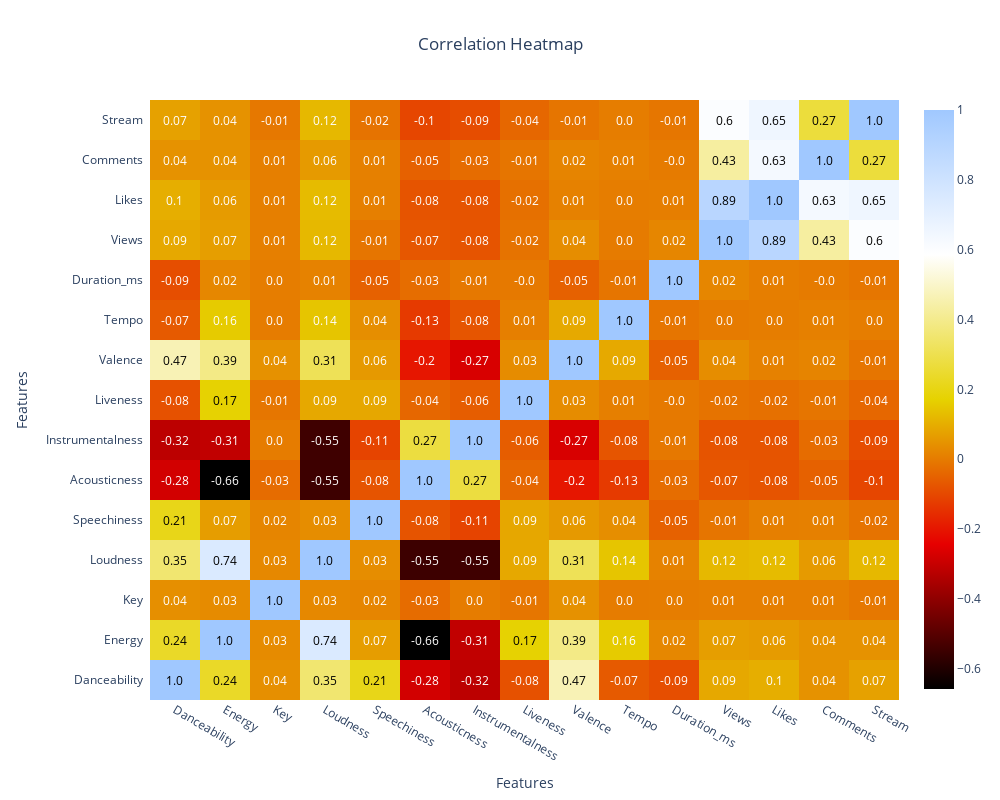

The cell this chart's notebook holds for it:
### Code cell
correlations = df[numeric_columns].corr()# mối quan hệ giữu các cột số

# Create a correlation heatmap with custom appearance
fig = ff.create_annotated_heatmap(
    z=correlations.values,
    x=numeric_columns,
    y=numeric_columns,
    annotation_text=correlations.round(2).values,
    colorscale='Blackbody',
    showscale=True,
    hoverinfo='z'
)

fig.update_xaxes(title_text='Features', side='bottom')
fig.update_yaxes(title_text='Features', side='left')

# Update layout 
fig.update_layout(
    title='Correlation Heatmap',
    title_x=0.5,
    width=1000,
    height=800,
    xaxis_showgrid=False,
    yaxis_showgrid=False,
    xaxis_zeroline=False,
    yaxis_zeroline=False,
    margin=dict(l=150, r=100, t=100, b=100)
)


# Display the heatmap using  the 
pyo.iplot(fig)

### Figure 1 — Plotly figure (JSON) as saved in the notebook; plotly's stock layout.template omitted (floating-point values rounded to 4 significant figures; data arrays with more than 128 entries replaced by an {"elided": "..."} marker saying what was removed)
{"data": [{"colorscale": [[0, "rgb(0,0,0)"], [0.25, "rgb(230,0,0)"], [0.5, "rgb(230,210,0)"], [0.75, "rgb(255,255,255)"], [1, "rgb(160,200,255)"]], "hoverinfo": "z", "reversescale": false, "showscale": true, "type": "heatmap", "x": ["Danceability", "Energy", "Key", "Loudness", "Speechiness", "Acousticness", "Instrumentalness", "Liveness", "Valence", "Tempo", "Duration_ms", "Views", "Likes", "Comments", "Stream"], "y": ["Danceability", "Energy", "Key", "Loudness", "Speechiness", "Acousticness", "Instrumentalness", "Liveness", "Valence", "Tempo", "Duration_ms", "Views", "Likes", "Comments", "Stream"], "z": {"elided": "15x15 float values"}}], "layout": {"annotations": [{"font": {"color": "#000000"}, "showarrow": false, "text": "1.0", "x": "Danceability", "xref": "x", "y": "Danceability", "yref": "y"}, {"font": {"color": "#000000"}, "showarrow": false, "text": "0.24", "x": "Energy", "xref": "x", "y": "Danceability", "yref": "y"}, {"font": {"color": "#FFFFFF"}, "showarrow": false, "text": "0.04", "x": "Key", "xref": "x", "y": "Danceability", "yref": "y"}, {"font": {"color": "#000000"}, "showarrow": false, "text": "0.35", "x": "Loudness", "xref": "x", "y": "Danceability", "yref": "y"}, {"font": {"color": "#000000"}, "showarrow": false, "text": "0.21", "x": "Speechiness", "xref": "x", "y": "Danceability", "yref": "y"}, {"font": {"color": "#FFFFFF"}, "showarrow": false, "text": "-0.28", "x": "Acousticness", "xref": "x", "y": "Danceability", "yref": "y"}, {"font": {"color": "#FFFFFF"}, "showarrow": false, "text": "-0.32", "x": "Instrumentalness", "xref": "x", "y": "Danceability", "yref": "y"}, {"font": {"color": "#FFFFFF"}, "showarrow": false, "text": "-0.08", "x": "Liveness", "xref": "x", "y": "Danceability", "yref": "y"}, {"font": {"color": "#000000"}, "showarrow": false, "text": "0.47", "x": "Valence", "xref": "x", "y": "Danceability", "yref": "y"}, {"font": {"color": "#FFFFFF"}, "showarrow": false, "text": "-0.07", "x": "Tempo", "xref": "x", "y": "Danceability", "yref": "y"}, {"font": {"color": "#FFFFFF"}, "showarrow": false, "text": "-0.09", "x": "Duration_ms", "xref": "x", "y": "Danceability", "yref": "y"}, {"font": {"color": "#FFFFFF"}, "showarrow": false, "text": "0.09", "x": "Views", "xref": "x", "y": "Danceability", "yref": "y"}, {"font": {"color": "#FFFFFF"}, "showarrow": false, "text": "0.1", "x": "Likes", "xref": "x", "y": "Danceability", "yref": "y"}, {"font": {"color": "#FFFFFF"}, "showarrow": false, "text": "0.04", "x": "Comments", "xref": "x", "y": "Danceability", "yref": "y"}, {"font": {"color": "#FFFFFF"}, "showarrow": false, "text": "0.07", "x": "Stream", "xref": "x", "y": "Danceability", "yref": "y"}, {"font": {"color": "#000000"}, "showarrow": false, "text": "0.24", "x": "Danceability", "xref": "x", "y": "Energy", "yref": "y"}, {"font": {"color": "#000000"}, "showarrow": false, "text": "1.0", "x": "Energy", "xref": "x", "y": "Energy", "yref": "y"}, {"font": {"color": "#FFFFFF"}, "showarrow": false, "text": "0.03", "x": "Key", "xref": "x", "y": "Energy", "yref": "y"}, {"font": {"color": "#000000"}, "showarrow": false, "text": "0.74", "x": "Loudness", "xref": "x", "y": "Energy", "yref": "y"}, {"font": {"color": "#FFFFFF"}, "showarrow": false, "text": "0.07", "x": "Speechiness", "xref": "x", "y": "Energy", "yref": "y"}, {"font": {"color": "#FFFFFF"}, "showarrow": false, "text": "-0.66", "x": "Acousticness", "xref": "x", "y": "Energy", "yref": "y"}, {"font": {"color": "#FFFFFF"}, "showarrow": false, "text": "-0.31", "x": "Instrumentalness", "xref": "x", "y": "Energy", "yref": "y"}, {"font": {"color": "#000000"}, "showarrow": false, "text": "0.17", "x": "Liveness", "xref": "x", "y": "Energy", "yref": "y"}, {"font": {"color": "#000000"}, "showarrow": false, "text": "0.39", "x": "Valence", "xref": "x", "y": "Energy", "yref": "y"}, {"font": {"color": "#FFFFFF"}, "showarrow": false, "text": "0.16", "x": "Tempo", "xref": "x", "y": "Energy", "yref": "y"}, {"font": {"color": "#FFFFFF"}, "showarrow": false, "text": "0.02", "x": "Duration_ms", "xref": "x", "y": "Energy", "yref": "y"}, {"font": {"color": "#FFFFFF"}, "showarrow": false, "text": "0.07", "x": "Views", "xref": "x", "y": "Energy", "yref": "y"}, {"font": {"color": "#FFFFFF"}, "showarrow": false, "text": "0.06", "x": "Likes", "xref": "x", "y": "Energy", "yref": "y"}, {"font": {"color": "#FFFFFF"}, "showarrow": false, "text": "0.04", "x": "Comments", "xref": "x", "y": "Energy", "yref": "y"}, {"font": {"color": "#FFFFFF"}, "showarrow": false, "text": "0.04", "x": "Stream", "xref": "x", "y": "Energy", "yref": "y"}, {"font": {"color": "#FFFFFF"}, "showarrow": false, "text": "0.04", "x": "Danceability", "xref": "x", "y": "Key", "yref": "y"}, {"font": {"color": "#FFFFFF"}, "showarrow": false, "text": "0.03", "x": "Energy", "xref": "x", "y": "Key", "yref": "y"}, {"font": {"color": "#000000"}, "showarrow": false, "text": "1.0", "x": "Key", "xref": "x", "y": "Key", "yref": "y"}, {"font": {"color": "#FFFFFF"}, "showarrow": false, "text": "0.03", "x": "Loudness", "xref": "x", "y": "Key", "yref": "y"}, {"font": {"color": "#FFFFFF"}, "showarrow": false, "text": "0.02", "x": "Speechiness", "xref": "x", "y": "Key", "yref": "y"}, {"font": {"color": "#FFFFFF"}, "showarrow": false, "text": "-0.03", "x": "Acousticness", "xref": "x", "y": "Key", "yref": "y"}, {"font": {"color": "#FFFFFF"}, "showarrow": false, "text": "0.0", "x": "Instrumentalness", "xref": "x", "y": "Key", "yref": "y"}, {"font": {"color": "#FFFFFF"}, "showarrow": false, "text": "-0.01", "x": "Liveness", "xref": "x", "y": "Key", "yref": "y"}, {"font": {"color": "#FFFFFF"}, "showarrow": false, "text": "0.04", "x": "Valence", "xref": "x", "y": "Key", "yref": "y"}, {"font": {"color": "#FFFFFF"}, "showarrow": false, "text": "0.0", "x": "Tempo", "xref": "x", "y": "Key", "yref": "y"}, {"font": {"color": "#FFFFFF"}, "showarrow": false, "text": "0.0", "x": "Duration_ms", "xref": "x", "y": "Key", "yref": "y"}, {"font": {"color": "#FFFFFF"}, "showarrow": false, "text": "0.01", "x": "Views", "xref": "x", "y": "Key", "yref": "y"}, {"font": {"color": "#FFFFFF"}, "showarrow": false, "text": "0.01", "x": "Likes", "xref": "x", "y": "Key", "yref": "y"}, {"font": {"color": "#FFFFFF"}, "showarrow": false, "text": "0.01", "x": "Comments", "xref": "x", "y": "Key", "yref": "y"}, {"font": {"color": "#FFFFFF"}, "showarrow": false, "text": "-0.01", "x": "Stream", "xref": "x", "y": "Key", "yref": "y"}, {"font": {"color": "#000000"}, "showarrow": false, "text": "0.35", "x": "Danceability", "xref": "x", "y": "Loudness", "yref": "y"}, {"font": {"color": "#000000"}, "showarrow": false, "text": "0.74", "x": "Energy", "xref": "x", "y": "Loudness", "yref": "y"}, {"font": {"color": "#FFFFFF"}, "showarrow": false, "text": "0.03", "x": "Key", "xref": "x", "y": "Loudness", "yref": "y"}, {"font": {"color": "#000000"}, "showarrow": false, "text": "1.0", "x": "Loudness", "xref": "x", "y": "Loudness", "yref": "y"}, {"font": {"color": "#FFFFFF"}, "showarrow": false, "text": "0.03", "x": "Speechiness", "xref": "x", "y": "Loudness", "yref": "y"}, {"font": {"color": "#FFFFFF"}, "showarrow": false, "text": "-0.55", "x": "Acousticness", "xref": "x", "y": "Loudness", "yref": "y"}, {"font": {"color": "#FFFFFF"}, "showarrow": false, "text": "-0.55", "x": "Instrumentalness", "xref": "x", "y": "Loudness", "yref": "y"}, {"font": {"color": "#FFFFFF"}, "showarrow": false, "text": "0.09", "x": "Liveness", "xref": "x", "y": "Loudness", "yref": "y"}, {"font": {"color": "#000000"}, "showarrow": false, "text": "0.31", "x": "Valence", "xref": "x", "y": "Loudness", "yref": "y"}, {"font": {"color": "#FFFFFF"}, "showarrow": false, "text": "0.14", "x": "Tempo", "xref": "x", "y": "Loudness", "yref": "y"}, {"font": {"color": "#FFFFFF"}, "showarrow": false, "text": "0.01", "x": "Duration_ms", "xref": "x", "y": "Loudness", "yref": "y"}, {"font": {"color": "#FFFFFF"}, "showarrow": false, "text": "0.12", "x": "Views", "xref": "x", "y": "Loudness", "yref": "y"}, {"font": {"color": "#FFFFFF"}, "showarrow": false, "text": "0.12", "x": "Likes", "xref": "x", "y": "Loudness", "yref": "y"}, {"font": {"color": "#FFFFFF"}, "showarrow": false, "text": "0.06", "x": "Comments", "xref": "x", "y": "Loudness", "yref": "y"}, {"font": {"color": "#FFFFFF"}, "showarrow": false, "text": "0.12", "x": "Stream", "xref": "x", "y": "Loudness", "yref": "y"}, {"font": {"color": "#000000"}, "showarrow": false, "text": "0.21", "x": "Danceability", "xref": "x", "y": "Speechiness", "yref": "y"}, {"font": {"color": "#FFFFFF"}, "showarrow": false, "text": "0.07", "x": "Energy", "xref": "x", "y": "Speechiness", "yref": "y"}, {"font": {"color": "#FFFFFF"}, "showarrow": false, "text": "0.02", "x": "Key", "xref": "x", "y": "Speechiness", "yref": "y"}, {"font": {"color": "#FFFFFF"}, "showarrow": false, "text": "0.03", "x": "Loudness", "xref": "x", "y": "Speechiness", "yref": "y"}, {"font": {"color": "#000000"}, "showarrow": false, "text": "1.0", "x": "Speechiness", "xref": "x", "y": "Speechiness", "yref": "y"}, {"font": {"color": "#FFFFFF"}, "showarrow": false, "text": "-0.08", "x": "Acousticness", "xref": "x", "y": "Speechiness", "yref": "y"}, {"font": {"color": "#FFFFFF"}, "showarrow": false, "text": "-0.11", "x": "Instrumentalness", "xref": "x", "y": "Speechiness", "yref": "y"}, {"font": {"color": "#FFFFFF"}, "showarrow": false, "text": "0.09", "x": "Liveness", "xref": "x", "y": "Speechiness", "yref": "y"}, {"font": {"color": "#FFFFFF"}, "showarrow": false, "text": "0.06", "x": "Valence", "xref": "x", "y": "Speechiness", "yref": "y"}, {"font": {"color": "#FFFFFF"}, "showarrow": false, "text": "0.04", "x": "Tempo", "xref": "x", "y": "Speechiness", "yref": "y"}, {"font": {"color": "#FFFFFF"}, "showarrow": false, "text": "-0.05", "x": "Duration_ms", "xref": "x", "y": "Speechiness", "yref": "y"}, {"font": {"color": "#FFFFFF"}, "showarrow": false, "text": "-0.01", "x": "Views", "xref": "x", "y": "Speechiness", "yref": "y"}, {"font": {"color": "#FFFFFF"}, "showarrow": false, "text": "0.01", "x": "Likes", "xref": "x", "y": "Speechiness", "yref": "y"}, {"font": {"color": "#FFFFFF"}, "showarrow": false, "text": "0.01", "x": "Comments", "xref": "x", "y": "Speechiness", "yref": "y"}, {"font": {"color": "#FFFFFF"}, "showarrow": false, "text": "-0.02", "x": "Stream", "xref": "x", "y": "Speechiness", "yref": "y"}, {"font": {"color": "#FFFFFF"}, "showarrow": false, "text": "-0.28", "x": "Danceability", "xref": "x", "y": "Acousticness", "yref": "y"}, {"font": {"color": "#FFFFFF"}, "showarrow": false, "text": "-0.66", "x": "Energy", "xref": "x", "y": "Acousticness", "yref": "y"}, {"font": {"color": "#FFFFFF"}, "showarrow": false, "text": "-0.03", "x": "Key", "xref": "x", "y": "Acousticness", "yref": "y"}, {"font": {"color": "#FFFFFF"}, "showarrow": false, "text": "-0.55", "x": "Loudness", "xref": "x", "y": "Acousticness", "yref": "y"}, {"font": {"color": "#FFFFFF"}, "showarrow": false, "text": "-0.08", "x": "Speechiness", "xref": "x", "y": "Acousticness", "yref": "y"}, {"font": {"color": "#000000"}, "showarrow": false, "text": "1.0", "x": "Acousticness", "xref": "x", "y": "Acousticness", "yref": "y"}, {"font": {"color": "#000000"}, "showarrow": false, "text": "0.27", "x": "Instrumentalness", "xref": "x", "y": "Acousticness", "yref": "y"}, {"font": {"color": "#FFFFFF"}, "showarrow": false, "text": "-0.04", "x": "Liveness", "xref": "x", "y": "Acousticness", "yref": "y"}, {"font": {"color": "#FFFFFF"}, "showarrow": false, "text": "-0.2", "x": "Valence", "xref": "x", "y": "Acousticness", "yref": "y"}, {"font": {"color": "#FFFFFF"}, "showarrow": false, "text": "-0.13", "x": "Tempo", "xref": "x", "y": "Acousticness", "yref": "y"}, {"font": {"color": "#FFFFFF"}, "showarrow": false, "text": "-0.03", "x": "Duration_ms", "xref": "x", "y": "Acousticness", "yref": "y"}, {"font": {"color": "#FFFFFF"}, "showarrow": false, "text": "-0.07", "x": "Views", "xref": "x", "y": "Acousticness", "yref": "y"}, {"font": {"color": "#FFFFFF"}, "showarrow": false, "text": "-0.08", "x": "Likes", "xref": "x", "y": "Acousticness", "yref": "y"}, {"font": {"color": "#FFFFFF"}, "showarrow": false, "text": "-0.05", "x": "Comments", "xref": "x", "y": "Acousticness", "yref": "y"}, {"font": {"color": "#FFFFFF"}, "showarrow": false, "text": "-0.1", "x": "Stream", "xref": "x", "y": "Acousticness", "yref": "y"}, {"font": {"color": "#FFFFFF"}, "showarrow": false, "text": "-0.32", "x": "Danceability", "xref": "x", "y": "Instrumentalness", "yref": "y"}, {"font": {"color": "#FFFFFF"}, "showarrow": false, "text": "-0.31", "x": "Energy", "xref": "x", "y": "Instrumentalness", "yref": "y"}, {"font": {"color": "#FFFFFF"}, "showarrow": false, "text": "0.0", "x": "Key", "xref": "x", "y": "Instrumentalness", "yref": "y"}, {"font": {"color": "#FFFFFF"}, "showarrow": false, "text": "-0.55", "x": "Loudness", "xref": "x", "y": "Instrumentalness", "yref": "y"}, {"font": {"color": "#FFFFFF"}, "showarrow": false, "text": "-0.11", "x": "Speechiness", "xref": "x", "y": "Instrumentalness", "yref": "y"}, {"font": {"color": "#000000"}, "showarrow": false, "text": "0.27", "x": "Acousticness", "xref": "x", "y": "Instrumentalness", "yref": "y"}, {"font": {"color": "#000000"}, "showarrow": false, "text": "1.0", "x": "Instrumentalness", "xref": "x", "y": "Instrumentalness", "yref": "y"}, {"font": {"color": "#FFFFFF"}, "showarrow": false, "text": "-0.06", "x": "Liveness", "xref": "x", "y": "Instrumentalness", "yref": "y"}, {"font": {"color": "#FFFFFF"}, "showarrow": false, "text": "-0.27", "x": "Valence", "xref": "x", "y": "Instrumentalness", "yref": "y"}, {"font": {"color": "#FFFFFF"}, "showarrow": false, "text": "-0.08", "x": "Tempo", "xref": "x", "y": "Instrumentalness", "yref": "y"}, {"font": {"color": "#FFFFFF"}, "showarrow": false, "text": "-0.01", "x": "Duration_ms", "xref": "x", "y": "Instrumentalness", "yref": "y"}, {"font": {"color": "#FFFFFF"}, "showarrow": false, "text": "-0.08", "x": "Views", "xref": "x", "y": "Instrumentalness", "yref": "y"}, {"font": {"color": "#FFFFFF"}, "showarrow": false, "text": "-0.08", "x": "Likes", "xref": "x", "y": "Instrumentalness", "yref": "y"}, {"font": {"color": "#FFFFFF"}, "showarrow": false, "text": "-0.03", "x": "Comments", "xref": "x", "y": "Instrumentalness", "yref": "y"}, {"font": {"color": "#FFFFFF"}, "showarrow": false, "text": "-0.09", "x": "Stream", "xref": "x", "y": "Instrumentalness", "yref": "y"}, {"font": {"color": "#FFFFFF"}, "showarrow": false, "text": "-0.08", "x": "Danceability", "xref": "x", "y": "Liveness", "yref": "y"}, {"font": {"color": "#000000"}, "showarrow": false, "text": "0.17", "x": "Energy", "xref": "x", "y": "Liveness", "yref": "y"}, {"font": {"color": "#FFFFFF"}, "showarrow": false, "text": "-0.01", "x": "Key", "xref": "x", "y": "Liveness", "yref": "y"}, {"font": {"color": "#FFFFFF"}, "showarrow": false, "text": "0.09", "x": "Loudness", "xref": "x", "y": "Liveness", "yref": "y"}, {"font": {"color": "#FFFFFF"}, "showarrow": false, "text": "0.09", "x": "Speechiness", "xref": "x", "y": "Liveness", "yref": "y"}, {"font": {"color": "#FFFFFF"}, "showarrow": false, "text": "-0.04", "x": "Acousticness", "xref": "x", "y": "Liveness", "yref": "y"}, {"font": {"color": "#FFFFFF"}, "showarrow": false, "text": "-0.06", "x": "Instrumentalness", "xref": "x", "y": "Liveness", "yref": "y"}, {"font": {"color": "#000000"}, "showarrow": false, "text": "1.0", "x": "Liveness", "xref": "x", "y": "Liveness", "yref": "y"}, {"font": {"color": "#FFFFFF"}, "showarrow": false, "text": "0.03", "x": "Valence", "xref": "x", "y": "Liveness", "yref": "y"}, {"font": {"color": "#FFFFFF"}, "showarrow": false, "text": "0.01", "x": "Tempo", "xref": "x", "y": "Liveness", "yref": "y"}, {"font": {"color": "#FFFFFF"}, "showarrow": false, "text": "-0.0", "x": "Duration_ms", "xref": "x", "y": "Liveness", "yref": "y"}, {"font": {"color": "#FFFFFF"}, "showarrow": false, "text": "-0.02", "x": "Views", "xref": "x", "y": "Liveness", "yref": "y"}, {"font": {"color": "#FFFFFF"}, "showarrow": false, "text": "-0.02", "x": "Likes", "xref": "x", "y": "Liveness", "yref": "y"}, {"font": {"color": "#FFFFFF"}, "showarrow": false, "text": "-0.01", "x": "Comments", "xref": "x", "y": "Liveness", "yref": "y"}, {"font": {"color": "#FFFFFF"}, "showarrow": false, "text": "-0.04", "x": "Stream", "xref": "x", "y": "Liveness", "yref": "y"}, {"font": {"color": "#000000"}, "showarrow": false, "text": "0.47", "x": "Danceability", "xref": "x", "y": "Valence", "yref": "y"}, {"font": {"color": "#000000"}, "showarrow": false, "text": "0.39", "x": "Energy", "xref": "x", "y": "Valence", "yref": "y"}, {"font": {"color": "#FFFFFF"}, "showarrow": false, "text": "0.04", "x": "Key", "xref": "x", "y": "Valence", "yref": "y"}, {"font": {"color": "#000000"}, "showarrow": false, "text": "0.31", "x": "Loudness", "xref": "x", "y": "Valence", "yref": "y"}, {"font": {"color": "#FFFFFF"}, "showarrow": false, "text": "0.06", "x": "Speechiness", "xref": "x", "y": "Valence", "yref": "y"}, {"font": {"color": "#FFFFFF"}, "showarrow": false, "text": "-0.2", "x": "Acousticness", "xref": "x", "y": "Valence", "yref": "y"}, {"font": {"color": "#FFFFFF"}, "showarrow": false, "text": "-0.27", "x": "Instrumentalness", "xref": "x", "y": "Valence", "yref": "y"}, {"font": {"color": "#FFFFFF"}, "showarrow": false, "text": "0.03", "x": "Liveness", "xref": "x", "y": "Valence", "yref": "y"}, {"font": {"color": "#000000"}, "showarrow": false, "text": "1.0", "x": "Valence", "xref": "x", "y": "Valence", "yref": "y"}, {"font": {"color": "#FFFFFF"}, "showarrow": false, "text": "0.09", "x": "Tempo", "xref": "x", "y": "Valence", "yref": "y"}, {"font": {"color": "#FFFFFF"}, "showarrow": false, "text": "-0.05", "x": "Duration_ms", "xref": "x", "y": "Valence", "yref": "y"}, {"font": {"color": "#FFFFFF"}, "showarrow": false, "text": "0.04", "x": "Views", "xref": "x", "y": "Valence", "yref": "y"}, {"font": {"color": "#FFFFFF"}, "showarrow": false, "text": "0.01", "x": "Likes", "xref": "x", "y": "Valence", "yref": "y"}, {"font": {"color": "#FFFFFF"}, "showarrow": false, "text": "0.02", "x": "Comments", "xref": "x", "y": "Valence", "yref": "y"}, {"font": {"color": "#FFFFFF"}, "showarrow": false, "text": "-0.01", "x": "Stream", "xref": "x", "y": "Valence", "yref": "y"}, {"font": {"color": "#FFFFFF"}, "showarrow": false, "text": "-0.07", "x": "Danceability", "xref": "x", "y": "Tempo", "yref": "y"}, {"font": {"color": "#FFFFFF"}, "showarrow": false, "text": "0.16", "x": "Energy", "xref": "x", "y": "Tempo", "yref": "y"}, {"font": {"color": "#FFFFFF"}, "showarrow": false, "text": "0.0", "x": "Key", "xref": "x", "y": "Tempo", "yref": "y"}, {"font": {"color": "#FFFFFF"}, "showarrow": false, "text": "0.14", "x": "Loudness", "xref": "x", "y": "Tempo", "yref": "y"}, {"font": {"color": "#FFFFFF"}, "showarrow": false, "text": "0.04", "x": "Speechiness", "xref": "x", "y": "Tempo", "yref": "y"}, {"font": {"color": "#FFFFFF"}, "showarrow": false, "text": "-0.13", "x": "Acousticness", "xref": "x", "y": "Tempo", "yref": "y"}, {"font": {"color": "#FFFFFF"}, "showarrow": false, "text": "-0.08", "x": "Instrumentalness", "xref": "x", "y": "Tempo", "yref": "y"}, {"font": {"color": "#FFFFFF"}, "showarrow": false, "text": "0.01", "x": "Liveness", "xref": "x", "y": "Tempo", "yref": "y"}, {"font": {"color": "#FFFFFF"}, "showarrow": false, "text": "0.09", "x": "Valence", "xref": "x", "y": "Tempo", "yref": "y"}, {"font": {"color": "#000000"}, "showarrow": false, "text": "1.0", "x": "Tempo", "xref": "x", "y": "Tempo", "yref": "y"}, {"font": {"color": "#FFFFFF"}, "showarrow": false, "text": "-0.01", "x": "Duration_ms", "xref": "x", "y": "Tempo", "yref": "y"}, {"font": {"color": "#FFFFFF"}, "showarrow": false, "text": "0.0", "x": "Views", "xref": "x", "y": "Tempo", "yref": "y"}, {"font": {"color": "#FFFFFF"}, "showarrow": false, "text": "0.0", "x": "Likes", "xref": "x", "y": "Tempo", "yref": "y"}, {"font": {"color": "#FFFFFF"}, "showarrow": false, "text": "0.01", "x": "Comments", "xref": "x", "y": "Tempo", "yref": "y"}, {"font": {"color": "#FFFFFF"}, "showarrow": false, "text": "0.0", "x": "Stream", "xref": "x", "y": "Tempo", "yref": "y"}, {"font": {"color": "#FFFFFF"}, "showarrow": false, "text": "-0.09", "x": "Danceability", "xref": "x", "y": "Duration_ms", "yref": "y"}, {"font": {"color": "#FFFFFF"}, "showarrow": false, "text": "0.02", "x": "Energy", "xref": "x", "y": "Duration_ms", "yref": "y"}, {"font": {"color": "#FFFFFF"}, "showarrow": false, "text": "0.0", "x": "Key", "xref": "x", "y": "Duration_ms", "yref": "y"}, {"font": {"color": "#FFFFFF"}, "showarrow": false, "text": "0.01", "x": "Loudness", "xref": "x", "y": "Duration_ms", "yref": "y"}, {"font": {"color": "#FFFFFF"}, "showarrow": false, "text": "-0.05", "x": "Speechiness", "xref": "x", "y": "Duration_ms", "yref": "y"}, {"font": {"color": "#FFFFFF"}, "showarrow": false, "text": "-0.03", "x": "Acousticness", "xref": "x", "y": "Duration_ms", "yref": "y"}, {"font": {"color": "#FFFFFF"}, "showarrow": false, "text": "-0.01", "x": "Instrumentalness", "xref": "x", "y": "Duration_ms", "yref": "y"}, {"font": {"color": "#FFFFFF"}, "showarrow": false, "text": "-0.0", "x": "Liveness", "xref": "x", "y": "Duration_ms", "yref": "y"}, {"font": {"color": "#FFFFFF"}, "showarrow": false, "text": "-0.05", "x": "Valence", "xref": "x", "y": "Duration_ms", "yref": "y"}, {"font": {"color": "#FFFFFF"}, "showarrow": false, "text": "-0.01", "x": "Tempo", "xref": "x", "y": "Duration_ms", "yref": "y"}, {"font": {"color": "#000000"}, "showarrow": false, "text": "1.0", "x": "Duration_ms", "xref": "x", "y": "Duration_ms", "yref": "y"}, {"font": {"color": "#FFFFFF"}, "showarrow": false, "text": "0.02", "x": "Views", "xref": "x", "y": "Duration_ms", "yref": "y"}, {"font": {"color": "#FFFFFF"}, "showarrow": false, "text": "0.01", "x": "Likes", "xref": "x", "y": "Duration_ms", "yref": "y"}, {"font": {"color": "#FFFFFF"}, "showarrow": false, "text": "-0.0", "x": "Comments", "xref": "x", "y": "Duration_ms", "yref": "y"}, {"font": {"color": "#FFFFFF"}, "showarrow": false, "text": "-0.01", "x": "Stream", "xref": "x", "y": "Duration_ms", "yref": "y"}, {"font": {"color": "#FFFFFF"}, "showarrow": false, "text": "0.09", "x": "Danceability", "xref": "x", "y": "Views", "yref": "y"}, {"font": {"color": "#FFFFFF"}, "showarrow": false, "text": "0.07", "x": "Energy", "xref": "x", "y": "Views", "yref": "y"}, {"font": {"color": "#FFFFFF"}, "showarrow": false, "text": "0.01", "x": "Key", "xref": "x", "y": "Views", "yref": "y"}, {"font": {"color": "#FFFFFF"}, "showarrow": false, "text": "0.12", "x": "Loudness", "xref": "x", "y": "Views", "yref": "y"}, {"font": {"color": "#FFFFFF"}, "showarrow": false, "text": "-0.01", "x": "Speechiness", "xref": "x", "y": "Views", "yref": "y"}, {"font": {"color": "#FFFFFF"}, "showarrow": false, "text": "-0.07", "x": "Acousticness", "xref": "x", "y": "Views", "yref": "y"}, {"font": {"color": "#FFFFFF"}, "showarrow": false, "text": "-0.08", "x": "Instrumentalness", "xref": "x", "y": "Views", "yref": "y"}, {"font": {"color": "#FFFFFF"}, "showarrow": false, "text": "-0.02", "x": "Liveness", "xref": "x", "y": "Views", "yref": "y"}, {"font": {"color": "#FFFFFF"}, "showarrow": false, "text": "0.04", "x": "Valence", "xref": "x", "y": "Views", "yref": "y"}, {"font": {"color": "#FFFFFF"}, "showarrow": false, "text": "0.0", "x": "Tempo", "xref": "x", "y": "Views", "yref": "y"}, {"font": {"color": "#FFFFFF"}, "showarrow": false, "text": "0.02", "x": "Duration_ms", "xref": "x", "y": "Views", "yref": "y"}, {"font": {"color": "#000000"}, "showarrow": false, "text": "1.0", "x": "Views", "xref": "x", "y": "Views", "yref": "y"}, {"font": {"color": "#000000"}, "showarrow": false, "text": "0.89", "x": "Likes", "xref": "x", "y": "Views", "yref": "y"}, {"font": {"color": "#000000"}, "showarrow": false, "text": "0.43", "x": "Comments", "xref": "x", "y": "Views", "yref": "y"}, {"font": {"color": "#000000"}, "showarrow": false, "text": "0.6", "x": "Stream", "xref": "x", "y": "Views", "yref": "y"}, {"font": {"color": "#FFFFFF"}, "showarrow": false, "text": "0.1", "x": "Danceability", "xref": "x", "y": "Likes", "yref": "y"}, {"font": {"color": "#FFFFFF"}, "showarrow": false, "text": "0.06", "x": "Energy", "xref": "x", "y": "Likes", "yref": "y"}, {"font": {"color": "#FFFFFF"}, "showarrow": false, "text": "0.01", "x": "Key", "xref": "x", "y": "Likes", "yref": "y"}, {"font": {"color": "#FFFFFF"}, "showarrow": false, "text": "0.12", "x": "Loudness", "xref": "x", "y": "Likes", "yref": "y"}, {"font": {"color": "#FFFFFF"}, "showarrow": false, "text": "0.01", "x": "Speechiness", "xref": "x", "y": "Likes", "yref": "y"}, {"font": {"color": "#FFFFFF"}, "showarrow": false, "text": "-0.08", "x": "Acousticness", "xref": "x", "y": "Likes", "yref": "y"}, {"font": {"color": "#FFFFFF"}, "showarrow": false, "text": "-0.08", "x": "Instrumentalness", "xref": "x", "y": "Likes", "yref": "y"}, {"font": {"color": "#FFFFFF"}, "showarrow": false, "text": "-0.02", "x": "Liveness", "xref": "x", "y": "Likes", "yref": "y"}, {"font": {"color": "#FFFFFF"}, "showarrow": false, "text": "0.01", "x": "Valence", "xref": "x", "y": "Likes", "yref": "y"}, {"font": {"color": "#FFFFFF"}, "showarrow": false, "text": "0.0", "x": "Tempo", "xref": "x", "y": "Likes", "yref": "y"}, {"font": {"color": "#FFFFFF"}, "showarrow": false, "text": "0.01", "x": "Duration_ms", "xref": "x", "y": "Likes", "yref": "y"}, {"font": {"color": "#000000"}, "showarrow": false, "text": "0.89", "x": "Views", "xref": "x", "y": "Likes", "yref": "y"}, {"font": {"color": "#000000"}, "showarrow": false, "text": "1.0", "x": "Likes", "xref": "x", "y": "Likes", "yref": "y"}, {"font": {"color": "#000000"}, "showarrow": false, "text": "0.63", "x": "Comments", "xref": "x", "y": "Likes", "yref": "y"}, {"font": {"color": "#000000"}, "showarrow": false, "text": "0.65", "x": "Stream", "xref": "x", "y": "Likes", "yref": "y"}, {"font": {"color": "#FFFFFF"}, "showarrow": false, "text": "0.04", "x": "Danceability", "xref": "x", "y": "Comments", "yref": "y"}, {"font": {"color": "#FFFFFF"}, "showarrow": false, "text": "0.04", "x": "Energy", "xref": "x", "y": "Comments", "yref": "y"}, {"font": {"color": "#FFFFFF"}, "showarrow": false, "text": "0.01", "x": "Key", "xref": "x", "y": "Comments", "yref": "y"}, {"font": {"color": "#FFFFFF"}, "showarrow": false, "text": "0.06", "x": "Loudness", "xref": "x", "y": "Comments", "yref": "y"}, {"font": {"color": "#FFFFFF"}, "showarrow": false, "text": "0.01", "x": "Speechiness", "xref": "x", "y": "Comments", "yref": "y"}, {"font": {"color": "#FFFFFF"}, "showarrow": false, "text": "-0.05", "x": "Acousticness", "xref": "x", "y": "Comments", "yref": "y"}, {"font": {"color": "#FFFFFF"}, "showarrow": false, "text": "-0.03", "x": "Instrumentalness", "xref": "x", "y": "Comments", "yref": "y"}, {"font": {"color": "#FFFFFF"}, "showarrow": false, "text": "-0.01", "x": "Liveness", "xref": "x", "y": "Comments", "yref": "y"}, {"font": {"color": "#FFFFFF"}, "showarrow": false, "text": "0.02", "x": "Valence", "xref": "x", "y": "Comments", "yref": "y"}, {"font": {"color": "#FFFFFF"}, "showarrow": false, "text": "0.01", "x": "Tempo", "xref": "x", "y": "Comments", "yref": "y"}, {"font": {"color": "#FFFFFF"}, "showarrow": false, "text": "-0.0", "x": "Duration_ms", "xref": "x", "y": "Comments", "yref": "y"}, {"font": {"color": "#000000"}, "showarrow": false, "text": "0.43", "x": "Views", "xref": "x", "y": "Comments", "yref": "y"}, {"font": {"color": "#000000"}, "showarrow": false, "text": "0.63", "x": "Likes", "xref": "x", "y": "Comments", "yref": "y"}, {"font": {"color": "#000000"}, "showarrow": false, "text": "1.0", "x": "Comments", "xref": "x", "y": "Comments", "yref": "y"}, {"font": {"color": "#000000"}, "showarrow": false, "text": "0.27", "x": "Stream", "xref": "x", "y": "Comments", "yref": "y"}, {"font": {"color": "#FFFFFF"}, "showarrow": false, "text": "0.07", "x": "Danceability", "xref": "x", "y": "Stream", "yref": "y"}, {"font": {"color": "#FFFFFF"}, "showarrow": false, "text": "0.04", "x": "Energy", "xref": "x", "y": "Stream", "yref": "y"}, {"font": {"color": "#FFFFFF"}, "showarrow": false, "text": "-0.01", "x": "Key", "xref": "x", "y": "Stream", "yref": "y"}, {"font": {"color": "#FFFFFF"}, "showarrow": false, "text": "0.12", "x": "Loudness", "xref": "x", "y": "Stream", "yref": "y"}, {"font": {"color": "#FFFFFF"}, "showarrow": false, "text": "-0.02", "x": "Speechiness", "xref": "x", "y": "Stream", "yref": "y"}, {"font": {"color": "#FFFFFF"}, "showarrow": false, "text": "-0.1", "x": "Acousticness", "xref": "x", "y": "Stream", "yref": "y"}, {"font": {"color": "#FFFFFF"}, "showarrow": false, "text": "-0.09", "x": "Instrumentalness", "xref": "x", "y": "Stream", "yref": "y"}, {"font": {"color": "#FFFFFF"}, "showarrow": false, "text": "-0.04", "x": "Liveness", "xref": "x", "y": "Stream", "yref": "y"}, {"font": {"color": "#FFFFFF"}, "showarrow": false, "text": "-0.01", "x": "Valence", "xref": "x", "y": "Stream", "yref": "y"}, {"font": {"color": "#FFFFFF"}, "showarrow": false, "text": "0.0", "x": "Tempo", "xref": "x", "y": "Stream", "yref": "y"}, {"font": {"color": "#FFFFFF"}, "showarrow": false, "text": "-0.01", "x": "Duration_ms", "xref": "x", "y": "Stream", "yref": "y"}, {"font": {"color": "#000000"}, "showarrow": false, "text": "0.6", "x": "Views", "xref": "x", "y": "Stream", "yref": "y"}, {"font": {"color": "#000000"}, "showarrow": false, "text": "0.65", "x": "Likes", "xref": "x", "y": "Stream", "yref": "y"}, {"font": {"color": "#000000"}, "showarrow": false, "text": "0.27", "x": "Comments", "xref": "x", "y": "Stream", "yref": "y"}, {"font": {"color": "#000000"}, "showarrow": false, "text": "1.0", "x": "Stream", "xref": "x", "y": "Stream", "yref": "y"}], "height": 800, "margin": {"b": 100, "l": 150, "r": 100, "t": 100}, "title": {"text": "Correlation Heatmap", "x": 0.5}, "width": 1000, "xaxis": {"dtick": 1, "gridcolor": "rgb(0, 0, 0)", "showgrid": false, "side": "bottom", "ticks": "", "title": {"text": "Features"}, "zeroline": false}, "yaxis": {"dtick": 1, "showgrid": false, "side": "left", "ticks": "", "ticksuffix": "  ", "title": {"text": "Features"}, "zeroline": false}}}
